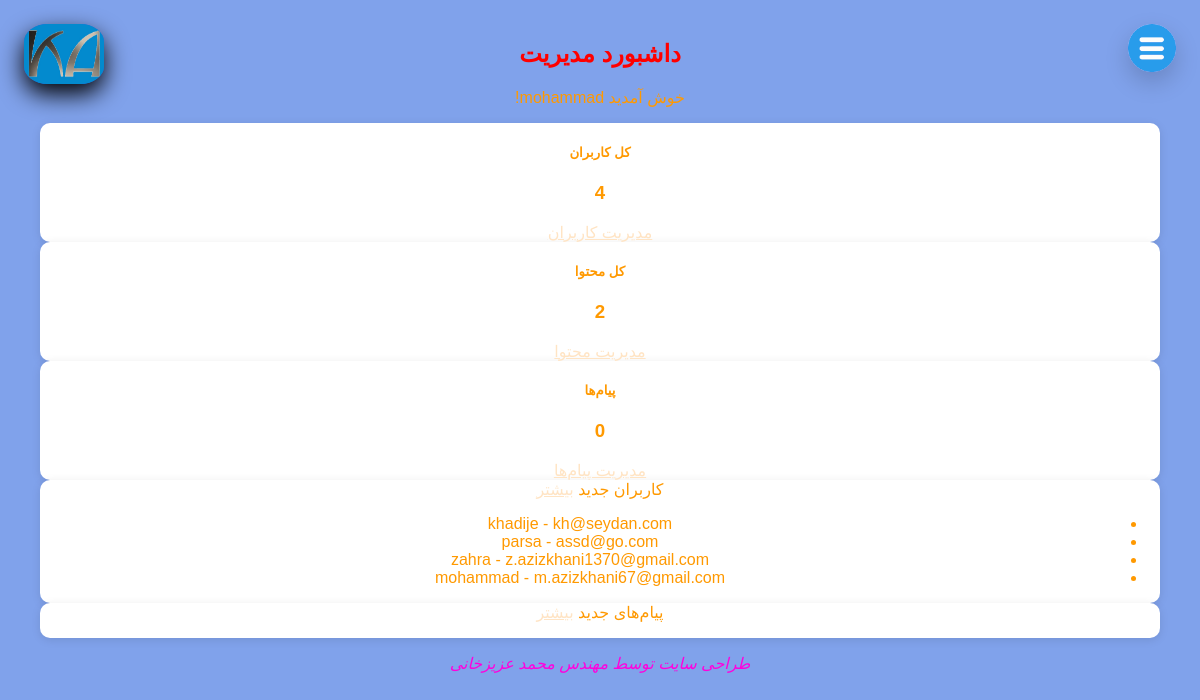
Page /admin/ (signed in) on the earlier database version.
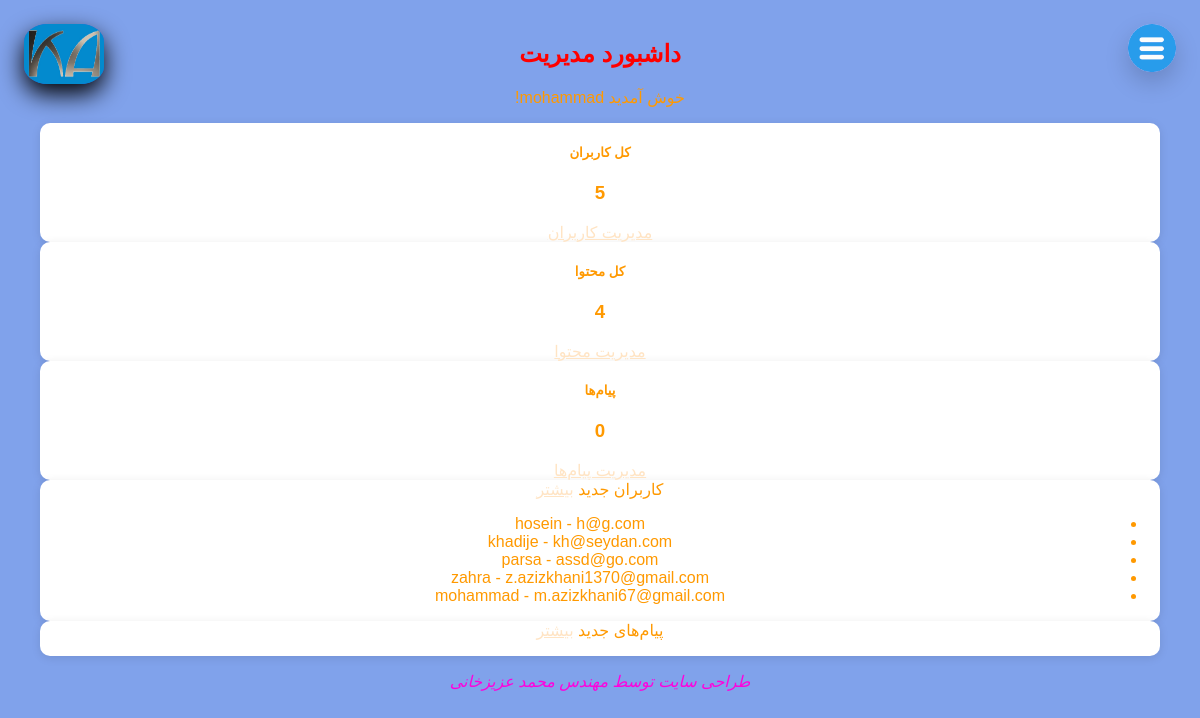
Same page on the later database version.
### app/models.py (models this page shows, shortened)
class User(UserMixin, db.Model):
    __tablename__ = 'user'
    id = db.Column(db.Integer, primary_key=True)
    username = db.Column(db.String(80), unique=True, nullable=False)
    email = db.Column(db.String(120), unique=True, nullable=False)
    phone = db.Column(db.String(20), unique=True, nullable=False)
    password_hash = db.Column(db.String(128), nullable=False)
    usertype = db.Column(db.String(128), nullable=False, default='user')  # 'admin', 'user', 'super_admin'
    is_super_admin = db.Column(db.Boolean, default=False, nullable=False)
    @property
    def password(self):
        """این متد فقط برای خطا دادن است - از خواندن رمز جلوگیری می‌کند"""
        raise AttributeError('رمز عبور قابل خواندن نیست')

### app/admin_routes.py (the view)
@admin_bp.route('/')
@login_required
@super_admin_required
def dashboard():
    stats = {
        'total_users': User.query.count(),
        'total_contents': Content.query.count(),
        'total_messages': ContactMessage.query.count(),
        'unread_messages': ContactMessage.query.filter_by(is_read=False).count(),
        'visible_contents': Content.query.filter_by(is_visible=True).count(),
        'super_admins': User.query.filter_by(is_super_admin=True).count(),
    }
    recent_users = User.query.order_by(User.id.desc()).limit(5).all()
    recent_messages = ContactMessage.query.order_by(ContactMessage.created_at.desc()).limit(5).all()
    return render_template('admin/dashboard.html',
                         stats=stats,
                         recent_users=recent_users,
                         recent_messages=recent_messages)

### app/__init__.py (called while the page is built)
def create_app(config_class=Config):
    app = Flask(__name__)
    app.config.from_object(config_class)
    app.config['SECRET_KEY'] = '2400116326'
    db.init_app(app)
    csrf.init_app(app)
    login_manager.init_app(app)
    migrate.init_app(app, db) # اتصال migrate به app و db
    login_manager.login_view = 'main.login'
    from . import models
    @login_manager.user_loader
    def load_user(user_id):
        from .models import User # اینجا هم برای اطمینان
        return User.query.get(int(user_id))
    from .routes import main
    app.register_blueprint(main)
    from .routes import not_found
    app.register_error_handler(404, not_found)
    try:
        from .admin_routes import admin_bp
        app.register_blueprint(admin_bp)
    except ImportError:
        print("Admin routes not found")
    return app

### app/templates/admin/dashboard.html (shortened to what this page needs)
{% extends "base.html" %}
{% block content %}
<div class="container mt-4">
    <h2>داشبورد مدیریت</h2>
    <p>خوش آمدید {{ current_user.username }}!</p>
    <div class="row mt-4">
        <div class="col-md-4">
            <div class="card bg-primary text-white">
                <div class="card-body">
                    <h5>کل کاربران</h5>
                    <h3>{{ stats.total_users }}</h3>
                    <a href="{{ url_for('admin.manage_users') }}" class="btn btn-light">مدیریت کاربران</a>
                </div>
            </div>
        </div>
        <div class="col-md-4">
            <div class="card bg-success text-white">
                <div class="card-body">
                    <h5>کل محتوا</h5>
                    <h3>{{ stats.total_contents }}</h3>
                    <a href="{{ url_for('admin.manage_contents') }}" class="btn btn-light">مدیریت محتوا</a>
                </div>
            </div>
        </div>
        <div class="col-md-4">
            <div class="card bg-info text-white">
                <div class="card-body">
                    <h5>پیام‌ها</h5>
                    <h3>{{ stats.total_messages }}</h3>
                    <a href="{{ url_for('admin.manage_messages') }}" class="btn btn-light">مدیریت پیام‌ها</a>
                </div>
            </div>
        </div>
    </div>
    <div class="row mt-4">
        <div class="col-md-6">
            <div class="card">
                <div class="card-header">
                    کاربران جدید
                    <a href="{{ url_for('admin.manage_users') }}" class="btn btn-sm btn-primary float-left">بیشتر</a>
                </div>
                <div class="card-body">
                    <ul class="list-group">
                        {% for user in recent_users %}
                        <li class="list-group-item">{{ user.username }} - {{ user.email }}</li>
                        {% endfor %}
                    </ul>
                </div>
            </div>
        </div>
        <div class="col-md-6">
            <div class="card">
                <div class="card-header">
                    پیام‌های جدید
                    <a href="{{ url_for('admin.manage_messages') }}" class="btn btn-sm btn-primary float-left">بیشتر</a>
                </div>
            </div>
        </div>
    </div>
</div>
{% endblock %}

### app/templates/base.html (shortened to what this page needs)
<!doctype html>
<html lang="fa" dir="rtl">
<head>
  <link rel="stylesheet" href="{{url_for('static', filename='css/style.css')}}">
</head>
<body>
  <nav>
    <img class="menu" id="menubt" aria-label="منو"
         src="{{url_for('static',filename='icon/menu.png')}}">
  </nav>
  <div class="shadow">
    <img class="logo" id="mlogo" src="{{url_for('static',filename='logo/logo4.jpg')}}"
         data_url="{{url_for('main.home')}}">
  </div>
  {% block content %}{% endblock %}
  <nav>
    <p class="designer">
      طراحی سایت توسط مهندس محمد عزیزخانی
    </p>
  </nav>
</body>
</html>

### app/static/css/style.css (style rules this page uses)
:root { --main-color: #2563eb; --shadow-color: #12b7e0; --hover-color: #0749d6; --body-color: #80a2eb; --icon-color:#289CEB; --main-font-family: Arial, Helvetica, sans-serif; }
body { direction: rtl; text-align: center; background-color: var(--body-color); font-family: sans-serif; margin: 40px 40px; }
.logo { position:fixed; top: 24px; left: 24px; border-radius: 30%; width: 80px; height: 60px; z-index: 999; box-shadow: 0 10px 25px rgba(0, 0, 0, 18); border:0; pointer-events:painted; cursor: pointer; background: var(--main-color); }
div { color: #ff9900; }
p.designer { color:rgb(255, 0, 221); font-family: var(--main-font-family); font-style: italic; text-decoration:wavy; }
a { color: bisque; }
h2 { font-family: var(--main-font-family); color:red }
.menu { position:fixed; top: 24px; right: 20px; border-radius: 50%; width: 48px; height:48px; z-index: 999; box-shadow: 0 10px 25px rgba(0, 0, 0, 18); border:0; pointer-events: painted; cursor: pointer; background:var(--main-color); }
.menu { background:var(--hover-color); }
.card { background: white; border-radius: 10px; overflow: hidden; box-shadow: 0 2px 10px rgba(0,0,0,0.1); transition: transform 0.3s; }
.menu { position: fixed; top: 24px; right: 24px; border-radius: 50%; width: 48px; height: 48px; z-index: 1001; box-shadow: 0 10px 25px rgba(0, 0, 0, 0.18); cursor: pointer; background: var(--main-color); transition: all 0.3s; }

Differences in the rows shown:
added User: username "hosein", email "h@g.com"
Other differences:
{{ stats.total_users }}: "4" → "5"
{{ stats.total_contents }}: "2" → "4"
